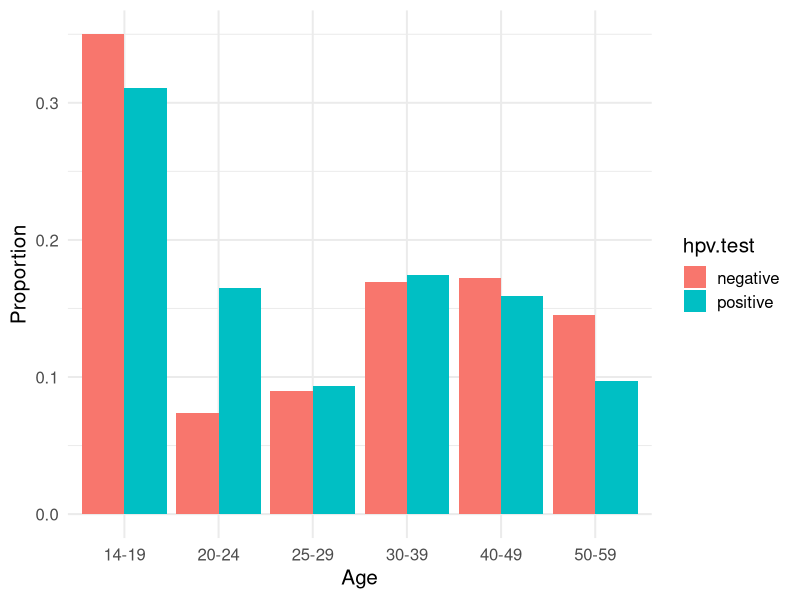

Generate this figure with R:
## ---- chunk 1
pchisq(q = 15.04015, df = 1, lower.tail = F) #df = (2-1)(2-1) = 1
## ---- chunk 2
library(tibble)
two_way <- tribble(~ smoking, ~ non_smoking,
                     12,        238, #row for lung cancer
                     7,         743) #row for no lung cancer
## ---- chunk 3
chisq.test(two_way, correct = F) #not using Yates' correction for continuity
## ---- chunk 4
chisq.test(two_way, correct = T) #using Yates' correction for continuity
## ---- chunk 5
age.group <- rep(c("14-19", "20-24", "25-29", "30-39", "40-49", "50-59"), 2)
hpv.test <- c(rep("positive", 6), rep("negative", 6))
number.of.women <- c(160, 85, 48, 90, 82, 50, 
                     492, 104, 126, 238, 242, 204)

hpv.data <- data.frame(age.group, hpv.test, number.of.women)

library(tidyverse)
hpv.data <- hpv.data %>% group_by(hpv.test) %>% 
  mutate(sum.women = sum(number.of.women),
         prop.women.age = number.of.women/sum.women)

ggplot(hpv.data, aes(x = age.group, y = prop.women.age)) + 
  geom_bar(aes(fill = hpv.test), stat = "identity", position = "dodge") +
  theme_minimal(base_size = 15) +
  labs(y = "Proportion", x = "Age", main = "Conditional distribution of age by HPV status")
